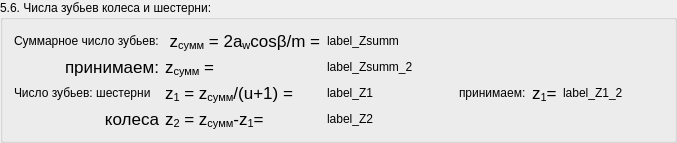
        <widget class="QGroupBox" name="groupBox_50">
         <property name="title">
          <string>5.6. Числа зубьев колеса и шестерни:</string>
         </property>
         <layout class="QGridLayout" name="gridLayout_102">
          <item row="0" column="0">
           <widget class="QLabel" name="label_423">
            <property name="text">
             <string>Суммарное число зубьев:</string>
            </property>
           </widget>
          </item>
          <item row="0" column="8">
           <spacer name="horizontalSpacer_103">
            <property name="orientation">
             <enum>Qt::Horizontal</enum>
            </property>
            <property name="sizeHint" stdset="0">
             <size>
              <width>40</width>
              <height>20</height>
             </size>
            </property>
           </spacer>
          </item>
          <item row="0" column="1">
           <widget class="QLabel" name="label_424">
            <property name="text">
             <string>&lt;!DOCTYPE HTML PUBLIC &quot;-//W3C//DTD HTML 4.0//EN&quot; &quot;http://www.w3.org/TR/REC-html40/strict.dtd&quot;&gt;
&lt;html&gt;&lt;head&gt;&lt;meta name=&quot;qrichtext&quot; content=&quot;1&quot; /&gt;&lt;style type=&quot;text/css&quot;&gt;
p, li { white-space: pre-wrap; }
&lt;/style&gt;&lt;/head&gt;&lt;body style=&quot; font-family:'Lucida Grande'; font-size:13pt; font-weight:400; font-style:normal;&quot;&gt;
&lt;p style=&quot; margin-top:0px; margin-bottom:0px; margin-left:0px; margin-right:0px; -qt-block-indent:0; text-indent:0px;&quot;&gt; z&lt;span style=&quot; vertical-align:sub;&quot;&gt;сумм&lt;/span&gt; = 2a&lt;span style=&quot; vertical-align:sub;&quot;&gt;w&lt;/span&gt;cosβ/m =&lt;/p&gt;&lt;/body&gt;&lt;/html&gt;</string>
            </property>
           </widget>
          </item>
          <item row="1" column="0">
           <widget class="QLabel" name="label_425">
            <property name="text">
             <string>&lt;!DOCTYPE HTML PUBLIC &quot;-//W3C//DTD HTML 4.0//EN&quot; &quot;http://www.w3.org/TR/REC-html40/strict.dtd&quot;&gt;
&lt;html&gt;&lt;head&gt;&lt;meta name=&quot;qrichtext&quot; content=&quot;1&quot; /&gt;&lt;style type=&quot;text/css&quot;&gt;
p, li { white-space: pre-wrap; }
&lt;/style&gt;&lt;/head&gt;&lt;body style=&quot; font-family:'Lucida Grande'; font-size:13pt; font-weight:400; font-style:normal;&quot;&gt;
&lt;p align=&quot;right&quot; style=&quot; margin-top:0px; margin-bottom:0px; margin-left:0px; margin-right:0px; -qt-block-indent:0; text-indent:0px;&quot;&gt;принимаем:&lt;/p&gt;&lt;/body&gt;&lt;/html&gt;</string>
            </property>
           </widget>
          </item>
          <item row="1" column="1">
           <widget class="QLabel" name="label_426">
            <property name="text">
             <string>&lt;!DOCTYPE HTML PUBLIC &quot;-//W3C//DTD HTML 4.0//EN&quot; &quot;http://www.w3.org/TR/REC-html40/strict.dtd&quot;&gt;
&lt;html&gt;&lt;head&gt;&lt;meta name=&quot;qrichtext&quot; content=&quot;1&quot; /&gt;&lt;style type=&quot;text/css&quot;&gt;
p, li { white-space: pre-wrap; }
&lt;/style&gt;&lt;/head&gt;&lt;body style=&quot; font-family:'Lucida Grande'; font-size:13pt; font-weight:400; font-style:normal;&quot;&gt;
&lt;p style=&quot; margin-top:0px; margin-bottom:0px; margin-left:0px; margin-right:0px; -qt-block-indent:0; text-indent:0px;&quot;&gt;z&lt;span style=&quot; vertical-align:sub;&quot;&gt;сумм&lt;/span&gt; =&lt;/p&gt;&lt;/body&gt;&lt;/html&gt;</string>
            </property>
           </widget>
          </item>
          <item row="2" column="0">
           <widget class="QLabel" name="label_427">
            <property name="text">
             <string>Число зубьев: шестерни</string>
            </property>
           </widget>
          </item>
          <item row="2" column="1">
           <widget class="QLabel" name="label_428">
            <property name="text">
             <string>&lt;!DOCTYPE HTML PUBLIC &quot;-//W3C//DTD HTML 4.0//EN&quot; &quot;http://www.w3.org/TR/REC-html40/strict.dtd&quot;&gt;
&lt;html&gt;&lt;head&gt;&lt;meta name=&quot;qrichtext&quot; content=&quot;1&quot; /&gt;&lt;style type=&quot;text/css&quot;&gt;
p, li { white-space: pre-wrap; }
&lt;/style&gt;&lt;/head&gt;&lt;body style=&quot; font-family:'Lucida Grande'; font-size:13pt; font-weight:400; font-style:normal;&quot;&gt;
&lt;p style=&quot; margin-top:0px; margin-bottom:0px; margin-left:0px; margin-right:0px; -qt-block-indent:0; text-indent:0px;&quot;&gt;z&lt;span style=&quot; vertical-align:sub;&quot;&gt;1&lt;/span&gt; = z&lt;span style=&quot; vertical-align:sub;&quot;&gt;сумм&lt;/span&gt;/(u+1) =&lt;/p&gt;&lt;/body&gt;&lt;/html&gt;</string>
            </property>
           </widget>
          </item>
          <item row="2" column="5">
           <widget class="QLabel" name="label_429">
            <property name="text">
             <string>принимаем:</string>
            </property>
           </widget>
          </item>
          <item row="2" column="4">
           <spacer name="horizontalSpacer_104">
            <property name="orientation">
             <enum>Qt::Horizontal</enum>
            </property>
            <property name="sizeType">
             <enum>QSizePolicy::Minimum</enum>
            </property>
            <property name="sizeHint" stdset="0">
             <size>
              <width>40</width>
              <height>20</height>
             </size>
            </property>
           </spacer>
          </item>
          <item row="2" column="6">
           <widget class="QLabel" name="label_431">
            <property name="text">
             <string>&lt;!DOCTYPE HTML PUBLIC &quot;-//W3C//DTD HTML 4.0//EN&quot; &quot;http://www.w3.org/TR/REC-html40/strict.dtd&quot;&gt;
&lt;html&gt;&lt;head&gt;&lt;meta name=&quot;qrichtext&quot; content=&quot;1&quot; /&gt;&lt;style type=&quot;text/css&quot;&gt;
p, li { white-space: pre-wrap; }
&lt;/style&gt;&lt;/head&gt;&lt;body style=&quot; font-family:'Lucida Grande'; font-size:13pt; font-weight:400; font-style:normal;&quot;&gt;
&lt;p style=&quot; margin-top:0px; margin-bottom:0px; margin-left:0px; margin-right:0px; -qt-block-indent:0; text-indent:0px;&quot;&gt;z&lt;span style=&quot; vertical-align:sub;&quot;&gt;1&lt;/span&gt;=&lt;/p&gt;&lt;/body&gt;&lt;/html&gt;</string>
            </property>
           </widget>
          </item>
          <item row="2" column="7">
           <widget class="QLabel" name="label_Z1_3">
            <property name="text">
             <string>label_Z1_2</string>
            </property>
           </widget>
          </item>
          <item row="3" column="0">
           <widget class="QLabel" name="label_432">
            <property name="text">
             <string>&lt;!DOCTYPE HTML PUBLIC &quot;-//W3C//DTD HTML 4.0//EN&quot; &quot;http://www.w3.org/TR/REC-html40/strict.dtd&quot;&gt;
&lt;html&gt;&lt;head&gt;&lt;meta name=&quot;qrichtext&quot; content=&quot;1&quot; /&gt;&lt;style type=&quot;text/css&quot;&gt;
p, li { white-space: pre-wrap; }
&lt;/style&gt;&lt;/head&gt;&lt;body style=&quot; font-family:'Lucida Grande'; font-size:13pt; font-weight:400; font-style:normal;&quot;&gt;
&lt;p align=&quot;right&quot; style=&quot; margin-top:0px; margin-bottom:0px; margin-left:0px; margin-right:0px; -qt-block-indent:0; text-indent:0px;&quot;&gt;колеса&lt;/p&gt;&lt;/body&gt;&lt;/html&gt;</string>
            </property>
           </widget>
          </item>
          <item row="3" column="1">
           <widget class="QLabel" name="label_434">
            <property name="text">
             <string>&lt;!DOCTYPE HTML PUBLIC &quot;-//W3C//DTD HTML 4.0//EN&quot; &quot;http://www.w3.org/TR/REC-html40/strict.dtd&quot;&gt;
&lt;html&gt;&lt;head&gt;&lt;meta name=&quot;qrichtext&quot; content=&quot;1&quot; /&gt;&lt;style type=&quot;text/css&quot;&gt;
p, li { white-space: pre-wrap; }
&lt;/style&gt;&lt;/head&gt;&lt;body style=&quot; font-family:'Lucida Grande'; font-size:13pt; font-weight:400; font-style:normal;&quot;&gt;
&lt;p style=&quot; margin-top:0px; margin-bottom:0px; margin-left:0px; margin-right:0px; -qt-block-indent:0; text-indent:0px;&quot;&gt;z&lt;span style=&quot; vertical-align:sub;&quot;&gt;2&lt;/span&gt; = z&lt;span style=&quot; vertical-align:sub;&quot;&gt;сумм&lt;/span&gt;-z&lt;span style=&quot; vertical-align:sub;&quot;&gt;1&lt;/span&gt;=&lt;/p&gt;&lt;/body&gt;&lt;/html&gt;</string>
            </property>
           </widget>
          </item>
          <item row="1" column="2">
           <widget class="QLabel" name="label_Zsumm_3">
            <property name="text">
             <string>label_Zsumm_2</string>
            </property>
           </widget>
          </item>
          <item row="0" column="2">
           <widget class="QLabel" name="label_Zsumm_4">
            <property name="text">
             <string>label_Zsumm</string>
            </property>
           </widget>
          </item>
          <item row="2" column="2">
           <widget class="QLabel" name="label_Z1_4">
            <property name="text">
             <string>label_Z1</string>
            </property>
           </widget>
          </item>
          <item row="3" column="2">
           <widget class="QLabel" name="label_Z2_2">
            <property name="text">
             <string>label_Z2</string>
            </property>
           </widget>
          </item>
         </layout>
        </widget>
